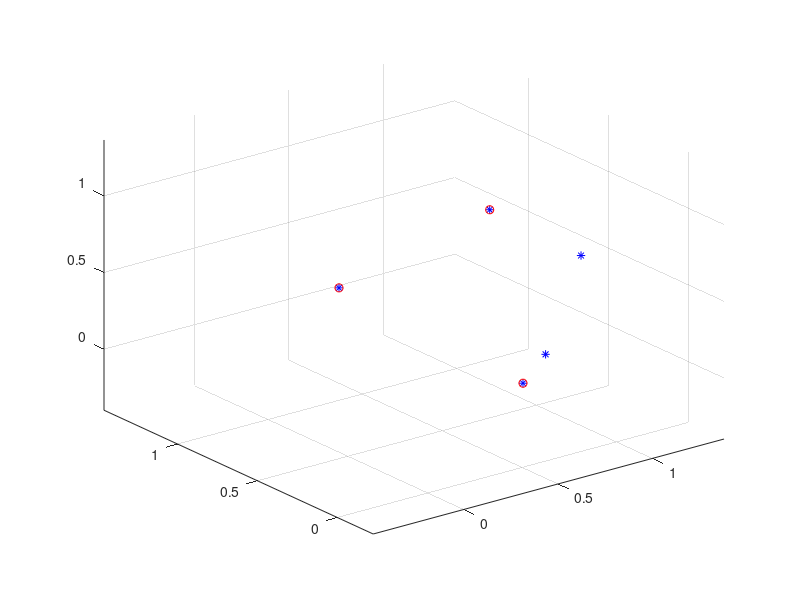

MATLAB code for this plot: (Note: this script raises an error after producing the figure.)
% 3D Delaunay triangulation demo
% Beril Sirmacek
% University of Twente April 2018
%%
clear all
close all
clc
%% Create a 3D point cloud

x = rand(1,5);
y = rand(1,5);
z = rand(1,5);
figure, plot3(y,x,z,'*b'); hold on

% fixed axis limits
h = 0.5;
xminlim = min(x)-h;
xmaxlim = max(x)+h;
yminlim = min(y)-h;
ymaxlim = max(y)+h;
zminlim = min(z)-h;
zmaxlim = max(z)+h;
xlim([xminlim, xmaxlim]);
ylim([yminlim, ymaxlim]);
zlim([zminlim, zmaxlim]);
 
%% Find 3D delaunay triangles

% number of points to draw a circle
nc = 1000;
delaunay_edges = [0,0,0];            
count = 1;
 
for(i = 1:size(x,2))
    for(j = 1:size(x,2))
        for(k = 1:size(x,2))         

            if((i~=j) && (i~=k) && (j~=k)) %if they are not the same points

                % select 3 of the points
                plot3(y(i),x(i),z(i),'or'); hold on
                plot3(y(j),x(j),z(j),'or'); hold on
                plot3(y(k),x(k),z(k),'or'); hold on
                xlim([xminlim, xmaxlim]);
                ylim([yminlim, ymaxlim]);
                zlim([zminlim, zmaxlim]);
                grid on;

                p1 = [y(i),x(i),z(i)];
                p2 = [y(j),x(j),z(j)];
                p3 = [y(k),x(k),z(k)];
                [center,rad,v1,v2] = circlefit3d(p1,p2,p3);

                hc1 = plot3(center(1),center(2),center(3),'om'); hold on;
                xlim([xminlim, xmaxlim]);
                ylim([yminlim, ymaxlim]);
                zlim([zminlim, zmaxlim]);

                % visualization of the circle
                 for(ang=1:361)
                     a = ang/180*pi;
                     xc = center(:,1)+sin(a)*rad.*v1(:,1)+cos(a)*rad.*v2(:,1);
                     yc = center(:,2)+sin(a)*rad.*v1(:,2)+cos(a)*rad.*v2(:,2);
                     zc = center(:,3)+sin(a)*rad.*v1(:,3)+cos(a)*rad.*v2(:,3);
                     hc2(ang) = plot3(xc,yc,zc,'r.');                   
                     xlim([xminlim, xmaxlim]);
                     ylim([yminlim, ymaxlim]);
                     zlim([zminlim, zmaxlim]);
                 end

                 %check the closest points 
                 % Find 3D Euclidean distances of the points
                 dist = find3Ddist(x,y,z,center);
                 [minval, indx] = sort(dist);

                 if(minval(4)>rad) %if there is no point in a sphere around   
                    % connect 3 points with edges
                    % 3D line
                    plot3([y(i),y(j)],[x(i),x(j)],[z(i),z(j)],'LineWidth',3);
                    plot3([y(i),y(k)],[x(i),x(k)],[z(i),z(k)],'LineWidth',3);
                    plot3([y(j),y(k)],[x(j),x(k)],[z(j),z(k)],'LineWidth',3);
                    hold on
                    xlim([xminlim xmaxlim]);
                    ylim([yminlim ymaxlim]);
                    zlim([zminlim, zmaxlim]);
                 end


                pause(0.0001)

                delete(hc1);
                delete(hc2);

                plot3(y,x,z,'*b'); hold on
                hold on
                xlim([xminlim xmaxlim]);
                ylim([yminlim ymaxlim]);
                zlim([zminlim, zmaxlim]);

                
            end
        end
    end
end


%%  